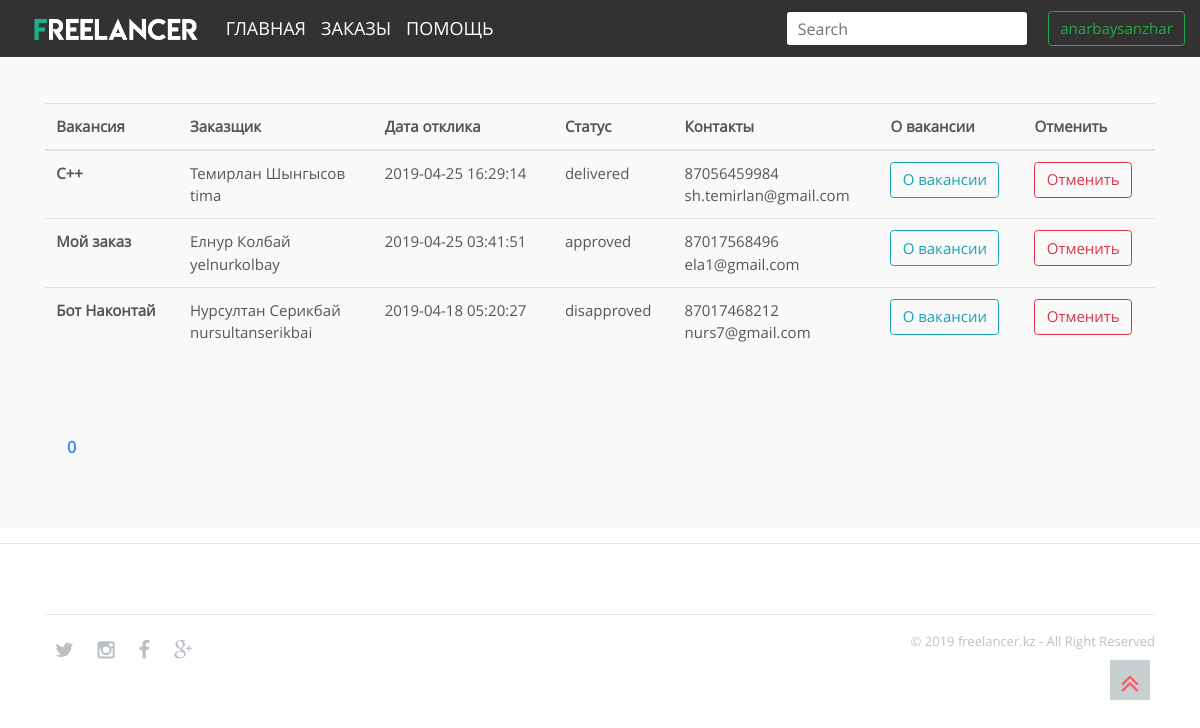
Screenshot of /myresponses.php (signed in) with the database file from the repository.
### tables this page shows
CREATE TABLE `responses` (
  `r_id` int(11) NOT NULL,
  `r_vacid` int(11) NOT NULL,
  `r_freeid` int(11) NOT NULL,
  `r_custid` int(11) NOT NULL,
  `r_statusid` int(11) NOT NULL,
  `r_respdate` timestamp NOT NULL DEFAULT CURRENT_TIMESTAMP
);

CREATE TABLE `vacancies` (
  `v_id` int(11) NOT NULL,
  `user_id` int(11) NOT NULL,
  `profession_id` int(11) NOT NULL,
  `vacancy_name` varchar(255) NOT NULL,
  `requirements` longtext NOT NULL,
  `price` int(11) NOT NULL,
  `v_country` int(11) NOT NULL,
  `v_state` int(11) NOT NULL,
  `v_city` varchar(255) NOT NULL,
  `v_statusid` int(11) NOT NULL,
  `post_date` timestamp NOT NULL DEFAULT CURRENT_TIMESTAMP ON UPDATE CURRENT_TIMESTAMP
);

CREATE TABLE `users` (
  `id` int(11) NOT NULL,
  `u_lastname` varchar(255) NOT NULL,
  `u_firstname` varchar(255) NOT NULL,
  `email` varchar(255) NOT NULL,
  `username` varchar(255) NOT NULL,
  `u_phonenumber` varchar(50) NOT NULL,
  `u_country` varchar(255) NOT NULL,
  `u_state` varchar(255) NOT NULL,
  `u_city` varchar(255) NOT NULL,
  `password` varchar(255) NOT NULL,
  `roleid` int(11) NOT NULL
);

CREATE TABLE `statuses` (
  `st_id` int(11) NOT NULL,
  `st_status` varchar(50) NOT NULL
);

### myresponses.php (the view, shortened to what this page needs)
<?php
  if (isset($_SESSION['username'])  && ($_SESSION['role_id']== 4)) {
?>
<!doctype html>
 <html class="no-js" lang="">
    <head>
        <link rel="stylesheet" href="assets/css/bootstrap.css" type="text/css">
        <link rel="stylesheet" href="assets/css/plugins.css" />
        <link rel="stylesheet" href="assets/css/opensans-web-font.css" />
        <link rel="stylesheet" href="assets/css/montserrat-web-font.css" />
        <link rel="stylesheet" href="assets/css/font-awesome.min.css" type="text/css">
        <link rel="stylesheet" href="assets/css/style.css" type="text/css">
         <link rel="stylesheet" href="assets/css/pagination.css" type="text/css">
        <link rel="stylesheet" href="assets/css/responsive.css" type="text/css">
    </head>
    <body>
         <nav class="navbar navbar-expand-md  fixed-top mainmenu">
  <a class="navbar-brand" href="index.php"><img src="assets/images/logo2.png" height="30" alt="Logo"> </a>
  <div class="collapse navbar-collapse" id="navbarCollapse">
    <ul class="navbar-nav mr-auto">
      <li class="nav-item active">
        <a class="nav-link" href="index.php">Главная <span class="sr-only">(current)</span></a>
      </li>
      <li class="nav-item">
        <a class="nav-link" href="vacancies.php">Заказы</a>
      </li>
      <li class="nav-item">
        <a class="nav-link" href="help.php">Помощь</a>
      </li>
		</ul>
    <form class="form-inline">
      <input class="form-control searchbox" type="text" placeholder="Search" aria-label="Search">
    </form>
    <div class="content">
    	<div class="dropdown">
  <button class="btn btn-outline-success"><?php echo $_SESSION['username']; ?></button>
</div>
	</div>
  </div>
</nav>
        <section id="vacancies" class="sections">
        <?php
include 'db.php';
 $start = 0;  $per_page = 5;
    $page_counter = 0;
$query = $connection->prepare("SELECT r.r_id, r.r_vacid, r.r_freeid, r.r_custid, r.r_statusid,r.r_respdate,
 v.v_id, v.vacancy_name, v.user_id, u.id, u.username, u.u_lastname, u.u_firstname, u.u_phonenumber ,
  u.email,  st.st_id, st.st_status
                     FROM responses r
                     LEFT OUTER JOIN  vacancies v ON v.v_id = r.r_vacid
                     LEFT OUTER JOIN users u ON  u.id = r.r_custid
                     LEFT OUTER JOIN statuses st ON st.st_id = r.r_statusid
                     WHERE r.r_freeid = :freelancer_id
                     ORDER BY r.r_respdate DESC
                     LIMIT $start, $per_page") or die($mysqli->error);
    $query->execute(array('freelancer_id'=>$_SESSION['user_id']));
    $responses = $query->fetchAll();
?>
  <div class="container">
    <center>
<table class="table mytable">
  <thead>
    <tr>
      <th scope="col">Вакансия</th>
      <th scope="col">Заказщик</th>
      <th scope="col">Дата отклика</th>
      <th scope="col">Статус</th>
      <th scope="col">Контакты</th>
      <th scope="col">О вакансии</th>
      <th scope="col">Отменить</th>
    </tr>
  </thead>
  <tbody>
  <br>
  <?php
            foreach ($responses as $response) {
                ?>
                <tr>
      <th scope="row"> <?php  echo $response['vacancy_name']; ?></th>
      <td> <?php  echo $response['u_firstname']. " ".$response['u_lastname']."<br>"."<b>".$response['username']."</b>" ?></td>
      <td> <?php  echo $response['r_respdate']; ?></td>
      <td> <?php  echo $response['st_status']; ?></td>
      <td> <?php  echo $response['u_phonenumber']. "<br>". $response['email']; ?></td>
      <td> <a href="readmore.php?id=<?php echo $response['v_id'] ?>" class="btn btn-outline-info btn-md"> О вакансии</a> </td>
      <td>
        <form action="to_delete_response.php" method="post" id="deletem">
        <input type="submit" class="btn btn-outline-danger"  value="Отменить" onclick="return confirmDelete();">
            </form>
      </td>
    </tr>
                     <?php
            }
            ?>
  </tbody>
</table>
<br>
<br>
</center>
   <center>
            <ul class="pagination">
            <?php
                if($page_counter == 0){
                    echo "<li><a href=?start='0' class='active'>0</a></li>";
                }
            ?>
            </ul>
            </center>
  </div>
 </section>
    <hr>
    <?php }else{
  header("location:404.php");
}
  ?>
		<div class="scroll-top">
			<div class="scrollup">
				<i class="fa fa-angle-double-up"></i>
			</div>
		</div>
        <footer>
            <div class="container">
			<hr>
            	<div class="row">
            		<div class="col-md-6 col-sm-6 col-xs-12">
						<div class="social-network">
							<a href="#"><i class="fa fa-twitter"></i></a>
							<a href="#"><i class="fa fa-instagram"></i></a>
							<a href="#"><i class="fa fa-facebook"></i></a>
							<a href="#"><i class="fa fa-google-plus"></i></a>
						</div>
					</div>
            		<div class="col-md-6 col-sm-6 col-xs-12">
						<div class="copyright">
							<p>© 2019 freelancer.kz - All Right Reserved</p>
						</div>
					</div>
            	</div>
            </div>
        </footer>
    </body>
</html>

### assets/css/style.css (style rules this page uses)
html, body { background-color: #ffffff; font-size: 15px; color: #565656; width: 100%; padding: 0; margin-left: 0; margin-right: 0; font-family: 'open_sansregular'; font-weight: 300; }
img { -moz-user-select: none; -webkit-user-select: none; -ms-user-select: none; user-select: none; -webkit-user-drag: none; user-drag: none; }
a, a:hover, a:active, a:focus { text-decoration: none; outline: none; }
a, button, a span { -webkit-transition: 0.2s ease-in-out; -o-transition: 0.2s ease-in-out; transition: 0.2s ease-in-out; }
*, *:before, *:after { -webkit-box-sizing: border-box; -moz-box-sizing: border-box; box-sizing: border-box; }
p { margin: 0 0 15px; }
ol, ul { list-style: none; padding: 0; }
img { max-width: 100%; }
textarea, input[type="text"], input[type="password"], input[type="datetime"], input[type="datetime-local"], input[type="date"], input[type="month"], input[type="time"], input[type="week"], input[type="number"], input[type="email"], input[type="url"], input[type="search"], input[type="tel"], input[type="color"], .uneditable-input { outline: none; }
.form-control { border: 1px solid rgba(0, 0, 0, 0.08); font-size: 16px; height: 45px; }
p { line-height: 1.5rem; font-size: 1.1rem; color:#9aa0ab; }
p:last-child { margin-bottom: 0px; }
.sections { padding-top: 80px; padding-bottom: 80px; position: relative; overflow: hidden; }
footer { padding:40px 0; }
section:nth-of-type(odd) { background-color: #F9F9F9; }
.mainmenu { background-color:rgba(50, 50, 50, 1); border-color:transparent; }
.mainmenu .navbar-brand { padding: 0px 0px; }
.navbar-brand img { margin-top: 0px; padding-left: 15px; }
.navbar-nav { padding-top: 0px; }
.mainmenu .navbar-nav li a { text-transform:uppercase; font-size:14px; color:#263742; }
.mainmenu .navbar-nav li a { color:#fff; font-size:18px; transition:.3s ease-in-out; }
.social-network a i { margin:10px; color:#b9c0c6; font-size:20px; transition:.3s ease-in-out; -webkit-transition:.3s ease-in-out; -moz-transition:.3s ease-in-out; }
.copyright p { font-size:13px; color:#b9c0c6; text-align:right; }
.scrollup { width:40px; height:40px; text-align:center; color:#fa5c65; font-size:30px; background:#c8cfd0; position:fixed; bottom:100px; right:50px; font-weight:bold; }

### assets/css/pagination.css (style rules this page uses)
.pagination { margin:0; padding:0; float:left; }
.pagination li { margin:0 30px 0 10px; float:left; font-size:16px; font-weight: bold; text-transform:uppercase; }
.pagination li a { color:#4286f4; padding:20px 0 0 0; width:33px; height:33px; text-decoration:none; text-align:center; -webkit-border-radius: 5px; -moz-border-radius: 5px; display:block; }

### myresponses.php (style rules this page uses)
.dropdown { position: relative; display: inline-block; }
.searchbox { height:35px; margin-right:20px; }

### rows the page displays
responses: vacancies.vacancy_name "С++", users.u_firstname "Темирлан", users.u_lastname "Шынгысов", users.username "tima", r_respdate "2019-04-25 16:29:14", statuses.st_status "delivered", users.u_phonenumber "87056459984", users.email "sh.temirlan@gmail.com"
responses: vacancies.vacancy_name "Мой заказ", users.u_firstname "Елнур", users.u_lastname "Колбай", users.username "yelnurkolbay", r_respdate "2019-04-25 03:41:51", statuses.st_status "approved", users.u_phonenumber "87017568496", users.email "ela1@gmail.com"
responses: vacancies.vacancy_name "Бот Наконтай", users.u_firstname "Нурсултан", users.u_lastname "Серикбай", users.username "nursultanserikbai", r_respdate "2019-04-18 05:20:27", statuses.st_status "disapproved", users.u_phonenumber "87017468212", users.email "nurs7@gmail.com"

### other values shown
$_SESSION['username'] "anarbaysanzhar"
